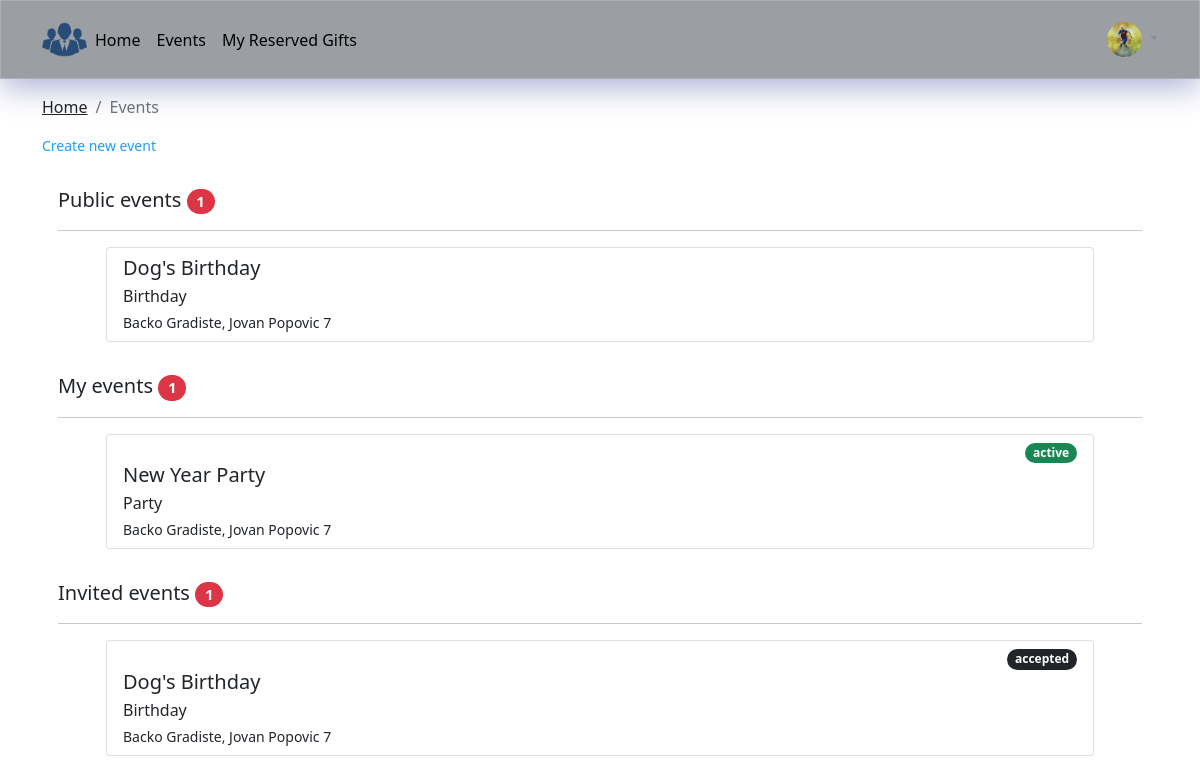
The page /events.php (signed in) on the database as committed earlier.
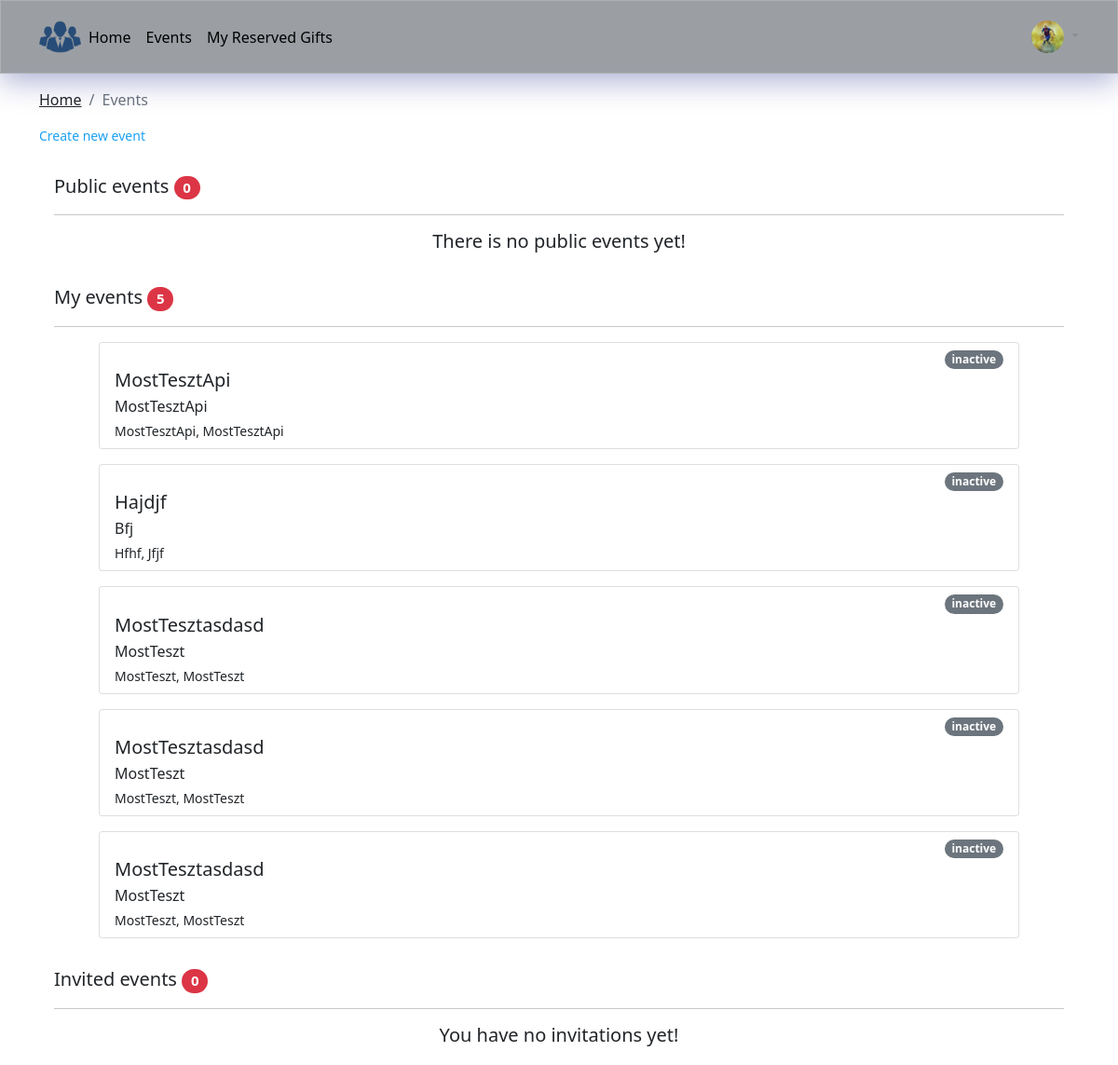
The same page on the database as committed later.
### tables this page shows
CREATE TABLE `users` (
  `user_id` int(11) NOT NULL,
  `username` varchar(32) NOT NULL,
  `firstname` varchar(32) NOT NULL,
  `lastname` varchar(32) NOT NULL,
  `image` varchar(128) NOT NULL DEFAULT 'default-profile-picture.jpg',
  `email` varchar(32) NOT NULL,
  `password` varchar(255) NOT NULL,
  `token` varchar(64) NOT NULL,
  `level` enum('admin','guest','invited','user') NOT NULL DEFAULT 'user',
  `active` tinyint(4) NOT NULL,
  `registration_expires` datetime NOT NULL,
  `date_time` datetime DEFAULT current_timestamp()
);

CREATE TABLE `events` (
  `event_id` int(11) NOT NULL,
  `user_id` int(11) NOT NULL,
  `event_type` varchar(64) NOT NULL,
  `event_status` enum('public','private') NOT NULL,
  `event_name` varchar(64) NOT NULL,
  `event_location` varchar(64) NOT NULL,
  `event_street` varchar(64) NOT NULL,
  `event_active` enum('active','inactive') NOT NULL DEFAULT 'inactive',
  `event_start` datetime DEFAULT NULL,
  `event_close` datetime DEFAULT NULL,
  `date_time` datetime NOT NULL DEFAULT current_timestamp()
);

CREATE TABLE `invitations` (
  `invitation_id` int(11) NOT NULL,
  `event_id` int(11) NOT NULL,
  `invited_user_email` varchar(64) NOT NULL,
  `status` enum('tentative','accepted','declined','joined') NOT NULL DEFAULT 'tentative',
  `date_time` datetime DEFAULT current_timestamp()
);

### assets/config/functions.php (called while the page is built, shortened)
<?php
require_once("config.php");
function getCurrentPage(): string
{
    return substr($_SERVER["SCRIPT_NAME"], strrpos($_SERVER["SCRIPT_NAME"], "/") + 1);
}
function isAuthenticated() {
    return isset($_SESSION['username']) && isset($_SESSION['id_user']);
}
function isAdmin($id) {
    global $dsn, $pdoOptions;
    $pdo = connectDatabase($dsn, $pdoOptions);
    $sql = "SELECT level FROM users WHERE user_id = :id";
    $query = $pdo->prepare($sql);
    $query->bindParam(':id', $id, PDO::PARAM_INT);
    $query->execute();
    $result = $query->fetch();
    if ($query->rowCount() == 1) {
        return $result["level"] == "admin";
    }
    else {
        return false;
    }
}

### assets/config/config.php (called while the page is built, shortened)
<?php
$titles = [
    'events.php' => 'Events',
    'index.php' => 'Main Page',
    'admin-panel.php' => 'Admin Panel',
    'edit-profile.php' => 'Edit Profile',
    'login.php' => 'Login',
    'manage-events.php' => 'Manage Events',
    'manage-gifts.php' => 'Manage Gifts',
    'manage-users.php' => 'Manage Users',
    'register.php' => 'Register',
    'create-events.php' => 'Create Event',
    'forgot-password.php' => 'Reset Password',
    'setting-new-password.php' => 'Setting Up New Password',
    'selected-event.php' => 'More Info About Selected Event',
    'modify-selected-event.php' => 'Modify Event',
    'invite-friends-to-event.php' => 'Inviting Friend',
    'selected-invited-event.php' => 'More Info About Invited Event',
    'change-my-status.php' => 'Changing My Status',
    'invited-people.php' => 'Invited People',
    'wishlist.php' => 'Wishlist',
    'my-reserved-gifts.php' => 'My Reserved Gifts'
];
?>

### assets/contents/events-content.php (the view, shortened to what this page needs)
<?php
require_once('assets/config/config.php');
require_once('assets/config/functions.php');
global $dsn, $pdoOptions;
$pdo = connectDatabase($dsn, $pdoOptions);
$selectMyEventsSql = "SELECT * FROM events WHERE user_id = :id ORDER BY date_time DESC";
$query = $pdo->prepare($selectMyEventsSql);
$query->bindParam(':id', $_SESSION["id_user"], PDO::PARAM_INT);
$query->execute();
$MyEventsResult = $query->fetchAll(PDO::FETCH_ASSOC);
$status = "joined";
$selectInvitationsSql = "SELECT DISTINCT * FROM invitations, events WHERE invitations.invited_user_email = :email AND invitations.event_id = events.event_id AND invitations.status != :status";
$selectInvitationsQuery = $pdo->prepare($selectInvitationsSql);
$selectInvitationsQuery->bindParam(':email', $_SESSION["user_email"], PDO::PARAM_STR);
$selectInvitationsQuery->bindParam(':status', $status, PDO::PARAM_STR);
$selectInvitationsQuery->execute();
$InvitationsResult = $selectInvitationsQuery->fetchAll(PDO::FETCH_ASSOC);
$statusOfEvent = "public";
$activeEvent = "active";
$selectPublicEventsSql = "SELECT * FROM events WHERE event_status = :event_status AND user_id != :id AND event_active = :active";
$selectPublicEventQuery = $pdo->prepare($selectPublicEventsSql);
$selectPublicEventQuery->bindParam(':event_status', $statusOfEvent, PDO::PARAM_STR);
$selectPublicEventQuery->bindParam(':id', $_SESSION["id_user"], PDO::PARAM_INT);
$selectPublicEventQuery->bindParam(':active', $activeEvent, PDO::PARAM_STR);
$selectPublicEventQuery->execute();
$publicEventResults = $selectPublicEventQuery->fetchAll(PDO::FETCH_ASSOC);
?>
<div class="container ">
    <nav aria-label="breadcrumb">
        <ol class="breadcrumb">
            <li class="breadcrumb-item"><a href="index.php" class="link-dark">Home</a></li>
            <li class=" breadcrumb-item active" aria-current="page"><?php echo $titles[$page] ?></li>
        </ol>
    </nav>
    <?php if(isAuthenticated()) { ?>
    <a href="create-events.php" class="small font-italic createTexts">Create new event</a>
    <?php } ?>
    <div class="px-3 pt-3 my-3 text-start">
        <h5 class="display-9">Public events <span
                class="badge bg-danger rounded-pill"><?php echo $selectPublicEventQuery->rowCount() ?></span></h5>
        <hr class="hr">
        <?php
        if ($selectPublicEventQuery->rowCount() > 0){
            foreach($publicEventResults as $publicEventResult){
               if($publicEventResult["user_id"] != $_SESSION["id_user"]){
        ?>
        <div class="list-group my-3 px-5">
            <a href="selected-event.php?id=<?= $publicEventResult["event_id"] ?>"
                class="list-group-item list-group-item-action" aria-current="true">
                <div class="d-flex w-100 justify-content-between">
                    <h5 class="mb-1"><?= $publicEventResult["event_name"] ?></h5>
                </div>
                <p class="mb-1"><?= $publicEventResult["event_type"] ?></p>
                <small><?= $publicEventResult["event_location"] ?>, <?= $publicEventResult["event_street"] ?></small>
            </a>
        </div>
        <?php
                }
            }
        }
        else { ?>
        <div class="list-group my-3 px-5">
            <div class="d-flex w-100 justify-content-center">
                <h5 class="mb-1 text-center">There is no public events yet!</h5>
            </div>
        </div>
        <?php
        }
    ?>
    </div>
    <?php if(isAuthenticated()) { ?>
    <div class="px-3 pt-3 my-3 text-start">
        <h5 class="display-9">My events <span
                class="badge bg-danger rounded-pill"><?php echo $query->rowCount() ?></span></h5>
        <hr class="hr">
        <?php
            if ($query->rowCount() > 0){
                foreach($MyEventsResult as $result){
                    if($result["event_active"] == "active") {
        ?>
        <div class="list-group my-3 px-5">
            <a href="selected-event.php?id=<?= $result["event_id"] ?>" class="list-group-item list-group-item-action" aria-current="true">
                <div class="d-flex w-100 flex-row-reverse">
                    <span class="badge rounded-pill bg-success"><?= $result["event_active"] ?></span>
                </div>
                <div class="d-flex w-100 justify-content-between">
                    <h5 class="mb-1"><?= $result["event_name"] ?></h5>
                </div>
                <p class="mb-1"><?= $result["event_type"] ?></p>
                <small><?= $result["event_location"] ?>, <?= $result["event_street"] ?></small>
            </a>
        </div>
        <?php
                    }
                    else { ?>
        <div class="list-group my-3 px-5">
            <a class="list-group-item list-group-item-action" aria-current="true">
                <div class="d-flex w-100 flex-row-reverse">
                    <span class="badge rounded-pill bg-secondary"><?= $result["event_active"] ?></span>
                </div>
                <div class="d-flex w-100 justify-content-between">
                    <h5 class="mb-1"><?= $result["event_name"] ?></h5>
                </div>
                <p class="mb-1"><?= $result["event_type"] ?></p>
                <small><?= $result["event_location"] ?>, <?= $result["event_street"] ?></small>
            </a>
        </div>
        <?php
                    }
                }
            }
    ?>
    </div>
    <div class="px-3 pt-3 my-3 text-start">
        <h5 class="display-9">Invited events <span class="badge bg-danger rounded-pill"><?php echo $selectInvitationsQuery->rowCount() ?></span></h5>
        <hr class="hr">
        <?php
            if ($selectInvitationsQuery->rowCount() > 0){
                foreach($InvitationsResult as $invitationResult){
        ?>
        <div class="list-group my-3 px-5">
            <a href="selected-invited-event.php?id=<?= $invitationResult["event_id"] ?>" class="list-group-item list-group-item-action" aria-current="true">
                <div class="d-flex w-100 flex-row-reverse">
                    <span class="badge rounded-pill bg-dark"><?= $invitationResult["status"] ?></span>
                </div>
                <div class="d-flex w-100 justify-content-between">
                    <h5 class="mb-1"><?= $invitationResult["event_name"] ?></h5>
                </div>
                <p class="mb-1"><?= $invitationResult["event_type"] ?></p>
                <small><?= $invitationResult["event_location"] ?>, <?= $invitationResult["event_street"] ?></small>
            </a>
        </div>
        <?php
            }
        }
        else { ?>
        <div class="list-group my-3 px-5">
            <div class="d-flex w-100 justify-content-center">
                <h5 class="mb-1 text-center">You have no invitations yet!</h5>
            </div>
        </div>
        <?php
        }
    }
    ?>
    </div>
</div>

### events.php (shortened to what this page needs)
<?php
require_once("assets/config/config.php");
require_once("assets/config/functions.php");
if(isAuthenticated() && isAdmin($_SESSION['id_user'])) {
    require_once("assets/php/admin-navbar.php");
}
require_once("assets/php/header.php");
require_once("assets/contents/events-content.php");
?>

### assets/php/admin-navbar.php (shortened to what this page needs)
<?php
require_once("assets/config/config.php");
global $dsn, $pdoOptions;
$pdo = connectDatabase($dsn, $pdoOptions);
$sql = "SELECT * FROM users WHERE user_id = :id";
$query = $pdo->prepare($sql);
$query->bindParam(':id', $_SESSION["id_user"], PDO::PARAM_INT);
$query->execute();
if ($query->rowCount() == 1) {
    $result = $query->fetch();
}
?>
<header class="site-header p-3 mb-3 sticky-top">
    <div class="container">
        <div class="d-flex flex-wrap align-items-center justify-content-center justify-content-lg-start">
            <a href="index.php" class="d-flex align-items-center mb-2 mb-lg-0 text-decoration-none">
            <img src="assets/images/logo.png" width="45px" height="45px">
            </a>
            <ul class="nav col-12 col-lg-auto me-lg-auto mb-2 justify-content-center mb-md-0">
                <li><a href="index.php" class="nav-link px-2 link-secondary">Home</a></li>
                <li><a href="events.php" class="nav-link px-2 link-dark">Events</a></li>
                <li><a href="my-reserved-gifts.php" class="nav-link px-2 link-dark">My Reserved Gifts</a></li>
            </ul>
            <div class="dropdown text-end">
                <a href="#" class="d-block link-dark text-decoration-none dropdown-toggle" id="dropdownUser1" data-bs-toggle="dropdown" aria-expanded="false">
                    <img src="assets/images/profile-pictures/<?= $result["image"] ?>" alt="profilePicture" width="35" height="35" class="rounded-circle">
                </a>
            </div>
        </div>
    </div>
</header>

### assets/php/header.php (shortened to what this page needs)
<!doctype html>
<html lang="en">
  <head>
    <?php
      $page = getCurrentPage();
    ?>
    <link href="https://cdn.jsdelivr.net/npm/bootstrap@5.0.2/dist/css/bootstrap.min.css" rel="stylesheet">
    <link rel="stylesheet" href="https://cdn.jsdelivr.net/npm/bootstrap-icons@1.9.1/font/bootstrap-icons.css">
    <link href="assets/css/styles.css" rel="stylesheet">
    <link rel="stylesheet" type="text/css" href="https://cdn.datatables.net/v/bs5/dt-1.13.1/datatables.min.css">
</head>
<body>

### assets/css/styles.css (style rules this page uses)
.site-header { background-color: rgba(0, 0, 0, .85); -webkit-backdrop-filter: saturate(180%) blur(20px); backdrop-filter: saturate(180%) blur(20px); }
.site-header a { color: #8e8e8e; transition: color .15s ease-in-out; }
.site-header { background: rgba(102, 108, 116, 0.65); box-shadow: 0 8px 32px 0 rgba( 31, 38, 135, 0.37 ); backdrop-filter: blur( 9px ); -webkit-backdrop-filter: blur( 9px ); border: 1px solid rgba( 255, 255, 255, 0.18 ); }
.rounded-circle { border-radius: 50% !important; }
.nav .nav-link { color: #000; }
.createTexts { color: #1DA1F2; text-decoration: none; }

Rows that differ between the two databases and show on the page:
removed events: event_name "Dog's Birthday", event_type "Birthday", event_location "Backo Gradiste", event_street "Jovan Popovic 7", shown under "Public events 1"
removed events: event_active "active", event_name "New Year Party", event_type "Party", event_location "Backo Gradiste", event_street "Jovan Popovic 7", shown under "My events 1"
removed invitations: status "accepted", event.event_name "Dog's Birthday", event.event_type "Birthday", event.event_location "Backo Gradiste", event.event_street "Jovan Popovic 7"
added events: event_active "inactive", event_name "MostTesztApi", event_type "MostTesztApi", event_location "MostTesztApi", event_street "MostTesztApi", shown under "My events 5"
added events: event_active "inactive", event_name "Hajdjf", event_type "Bfj", event_location "Hfhf", event_street "Jfjf", shown under "My events 5"
added events: event_active "inactive", event_name "MostTesztasdasd", event_type "MostTeszt", event_location "MostTeszt", event_street "MostTeszt", shown under "My events 5"
added events: event_active "inactive", event_name "MostTesztasdasd", event_type "MostTeszt", event_location "MostTeszt", event_street "MostTeszt", shown under "My events 5"
added events: event_active "inactive", event_name "MostTesztasdasd", event_type "MostTeszt", event_location "MostTeszt", event_street "MostTeszt", shown under "My events 5"
Other text that changed with them:
$selectPublicEventQuery->rowCount(): "1" → "0"
$query->rowCount(): "1" → "5"
$selectInvitationsQuery->rowCount(): "1" → "0"
text now shown: "There is no public events yet! You have no invitations yet!"
